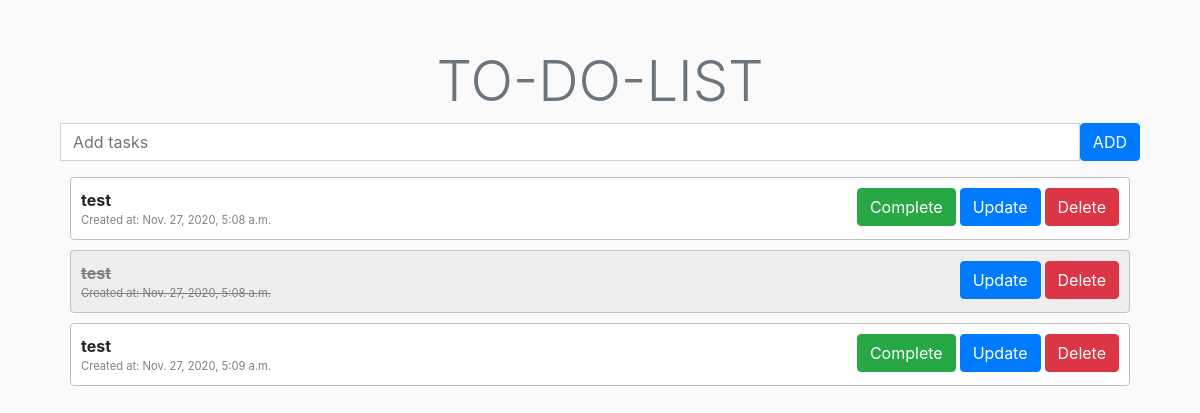
Before: / with the older database file.
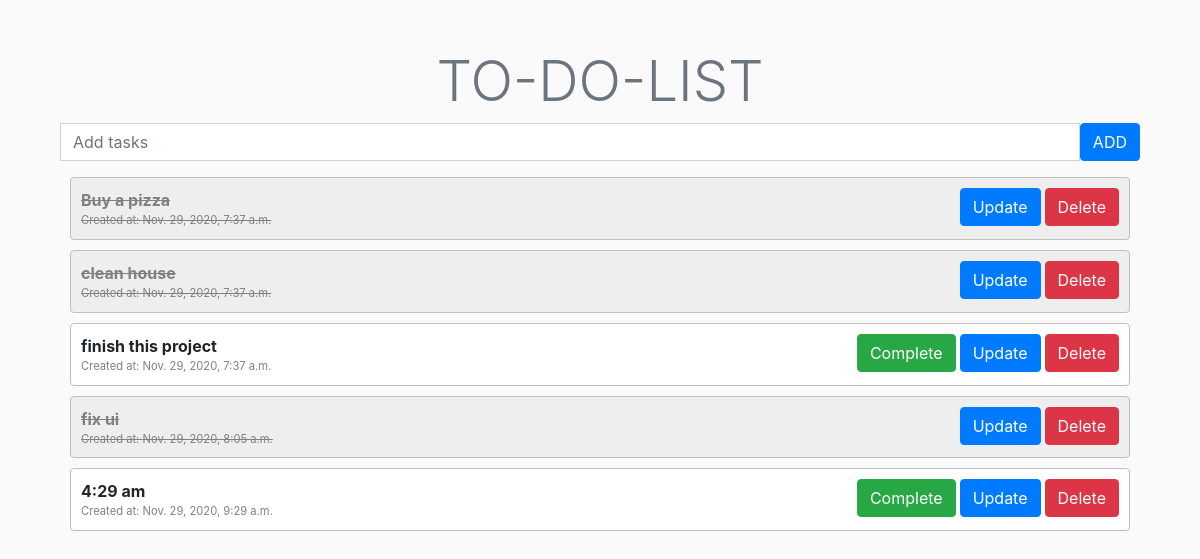
After: the same page with the newer database file.
### tasks/models.py (models this page shows, shortened)
class Task(models.Model):
    description = models.CharField(max_length=200)
    completed = models.BooleanField(default=False)
    created_at = models.DateTimeField(auto_now_add=True, blank=True)

### tasks/views.py (the view)
# urls.py: path('', views.view_tasks, name='view_tasks'),
def view_tasks(request):
    tasks = Task.objects.all()
    context = {'tasks': tasks}
    return render(request, 'tasks/tasks.html', context)

### templates/tasks/tasks.html (shortened to what this page needs)
{% extends 'tasks/index.html' %}
{% block body %}
    <div class="container">
        <div class="row">
            <div class="col-md-12">
                <form id="new_task_form" method="post" action="{% url 'create_task' %}"  role="form" >
                    <div class="input-group">
                        <input type="text" class="form-control" id="description" name="description"  placeholder="Add tasks" aria-label="Add tasks" aria-describedby="button-addon2">
                        <span class="input-group-btn">
                        <button type="submit" class="btn btn-primary"> ADD </button>
                        </span>
                    </div>
                </form>
            </div>
        </div>
    </div>
  <div class="container mt-3">
        {% for task in tasks %}
            {% if task.completed %}
              <div class="row task-completed-div">
            {% else %}
              <div class="row task-div">
            {% endif %}
            <div class="col">
                <div class="row"><b>{{ task.description }}</b></div>
                <div class="row created-at">Created at: {{ task.created_at }}</div>
             </div>
            <div class="col">
                <div class="row row-buttons justify-content-end">
                {% if task.completed == False %}
                    <form method="post" action="{% url 'complete_task' task.id %}">
                           <button type="submit" class="btn btn-success">Complete</button>
                    </form>
                {% endif %}
                <a href="{% url 'update_task' task.id %}">
                    <button type="button" class="btn btn-primary ml-1">Update</button>
                </a>
                <a href="{% url 'delete_task' task.id %}">
                    <button type="button" class="btn btn-danger ml-1">Delete</button>
                </a>
                 </div>
            </div>
            {% if task.completed %}
                </div>
            {% else %}
                </div>
            {% endif %}
        {% endfor %}
  </div>
{% endblock %}

### templates/tasks/index.html (shortened to what this page needs)
{% load static %}
{% load crispy_forms_tags %}
<!Doctype html>
<html lang="en">
    <head>
        <link rel="stylesheet" href="https://cdn.jsdelivr.net/npm/bootstrap@4.5.3/dist/css/bootstrap.min.css">
        <link rel="stylesheet" href="https://cdnjs.cloudflare.com/ajax/libs/font-awesome/5.15.1/css/all.min.css">
        <link rel="stylesheet" href="{% static 'css/styles.css'%}">
    </head>
    <body>
    <div class="container mt-5">
    <h1 class="text-secondary text-center display-4">TO-DO-LIST</h1>
        {% block body %}
        {% endblock %}
    </div>
    </body>
</html>

### static/css/styles.css (style rules this page uses)
body { background-color: #fafafa; justify-content: center; }
.task-completed-div { text-decoration: line-through; color: gray; background-color: #eeeeee; border: 1px solid silver; border-radius: 0.25rem; margin: 10px; padding: 10px; }
.task-div { border: 1px solid silver; border-radius: 0.25rem; background-color: white; margin: 10px; padding: 10px; }
.created-at { color: gray; font-size: 0.7rem; }

Changed rows visible on the page:
removed Task: description "test", created_at "Nov. 27, 2020, 5:08 a.m.", completed "Complete"
removed Task: description "test", created_at "Nov. 27, 2020, 5:08 a.m."
removed Task: description "test", created_at "Nov. 27, 2020, 5:09 a.m.", completed "Complete"
added Task: description "Buy a pizza", created_at "Nov. 29, 2020, 7:37 a.m."
added Task: description "clean house", created_at "Nov. 29, 2020, 7:37 a.m."
added Task: description "finish this project", created_at "Nov. 29, 2020, 7:37 a.m.", completed "Complete"
added Task: description "fix ui", created_at "Nov. 29, 2020, 8:05 a.m."
added Task: description "4:29 am", created_at "Nov. 29, 2020, 9:29 a.m.", completed "Complete"
